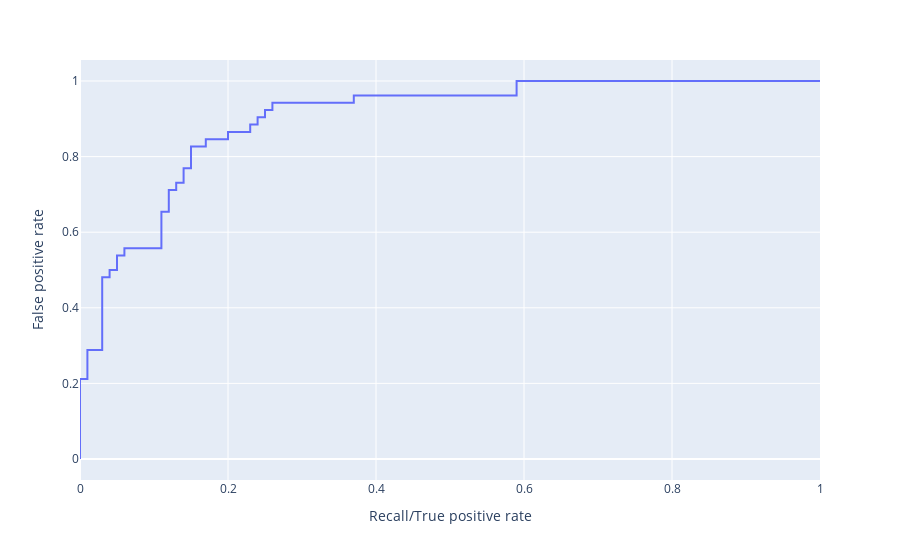

The notebook cell saved with this chart:
### Markdown cell above
Finally, let's create an ROC plot. 
To create the plot, we need predicted probabilities (for class `1`) as well as the ROC metrics using these probabilities and the true class labels:

- Set `probs` to with `std_clf` do `predict_proba` using
    - `in list splits get # 2` (this is Xtest)
- Set `rocMetrics` to with `metrics` do `roc_curve` using
    - `in list splits get # 4` (this is Ytest)
    - freestyle `probs[:,1]` (this is the positive class probabilities)
- Set `fig` to with `px` do `line` using
    - freestyle `x=rocMetrics[0]`
    - freestyle `y=rocMetrics[1]`
- with `fig` do `update_yaxes` using
    - freestyle `title_text="Recall/True positive rate"`
- with `fig` do `update_xaxes` using
    - freestyle `title_text="False positive rate"`
    
<!-- NOTE: Vasile had a nice AUC annotation on the plot, but I ran out of time to reverse engineer that -->

### Code cell
probs = std_clf.predict_proba(splits[1])
rocMetrics = metrics.roc_curve(splits[3],probs[:,1])
fig = px.line(x=rocMetrics[0],y=rocMetrics[1])

fig.update_xaxes(title_text="Recall/True positive rate")

fig.update_yaxes(title_text="False positive rate")

#<xml xmlns="https://developers.google.com/blockly/xml"><variables><variable id="M}t8Cm4jpy8CZc{YnXy3">probs</variable><variable id="`MlX9tv$x9^+8hq@.?!W">fig</variable><variable id="`P)`+jl|;h{.[r}{78q6">std_clf</variable><variable id=",,t`1|+/`aO88;3vt8ZU">rocMetrics</variable><variable id=")}+w@N9iB/j=:+PLkMv8">metrics</variable><variable id="_ut$e0PL4OMi4o1MXTpw">splits</variable><variable id="+yh,Zg{hON]zy6D~.rH#">px</variable></variables><block type="variables_set" id="NHw$/HH988vNLbZgn)CM" x="94" y="230"><field name="VAR" id="M}t8Cm4jpy8CZc{YnXy3">probs</field><value name="VALUE"><block type="varDoMethod" id="N}3ds6:i%0MtTA:(2im4"><mutation items="1"></mutation><field name="VAR" id="`P)`+jl|;h{.[r}{78q6">std_clf</field><field name="MEMBER">predict_proba</field><data>std_clf:predict_proba</data><value name="ADD0"><block type="lists_getIndex" id="@lpyN+:CEcPQ#Q:Svm|9"><mutation statement="false" at="true"></mutation><field name="MODE">GET</field><field name="WHERE">FROM_START</field><value name="VALUE"><block type="variables_get" id="ng))4fZyb@U1|eswo1}:"><field name="VAR" id="_ut$e0PL4OMi4o1MXTpw">splits</field></block></value><value name="AT"><block type="math_number" id="Lo)w=2LL|Tf-L/gkeTdT"><field name="NUM">2</field></block></value></block></value></block></value><next><block type="variables_set" id="{Vr0U7#CSHcH3$f7Rl=#"><field name="VAR" id=",,t`1|+/`aO88;3vt8ZU">rocMetrics</field><value name="VALUE"><block type="varDoMethod" id="+pRingA59-cS:SaGR]^n"><mutation items="2"></mutation><field name="VAR" id=")}+w@N9iB/j=:+PLkMv8">metrics</field><field name="MEMBER">roc_curve</field><data>metrics:roc_curve</data><value name="ADD0"><block type="lists_getIndex" id="Yv8tJGyfxa.|QTh-bL_Y"><mutation statement="false" at="true"></mutation><field name="MODE">GET</field><field name="WHERE">FROM_START</field><value name="VALUE"><block type="variables_get" id="~QyKj9E#G;~nY7J3uc$0"><field name="VAR" id="_ut$e0PL4OMi4o1MXTpw">splits</field></block></value><value name="AT"><block type="math_number" id="Rc{[92x!_;e1l+g1k^AB"><field name="NUM">4</field></block></value></block></value><value name="ADD1"><block type="dummyOutputCodeBlock" id="{L(J(W$PwP~9H]LUK*@]"><field name="CODE">probs[:,1]</field></block></value></block></value><next><block type="variables_set" id="W7h$qZ#)mw;q4W)C**!w"><field name="VAR" id="`MlX9tv$x9^+8hq@.?!W">fig</field><value name="VALUE"><block type="varDoMethod" id="d*+SSBe!w+*bArZa1U(l"><mutation items="2"></mutation><field name="VAR" id="+yh,Zg{hON]zy6D~.rH#">px</field><field name="MEMBER">line</field><data>px:line</data><value name="ADD0"><block type="dummyOutputCodeBlock" id="/Iun^UcDhcbGtutWOKyB"><field name="CODE">x=rocMetrics[0]</field></block></value><value name="ADD1"><block type="dummyOutputCodeBlock" id="v]1Ja$g*6M?LF+Z:pH*F"><field name="CODE">y=rocMetrics[1]</field></block></value></block></value></block></next></block></next></block><block type="varDoMethod" id="v~NlMMq%DCb3{5}5G@?t" x="101" y="470"><mutation items="1"></mutation><field name="VAR" id="`MlX9tv$x9^+8hq@.?!W">fig</field><field name="MEMBER">update_xaxes</field><data>fig:update_xaxes</data><value name="ADD0"><block type="dummyOutputCodeBlock" id="7C}@6O_#_O#ZulVd:PeB"><field name="CODE">title_text="Recall/True positive rate"</field></block></value></block><block type="varDoMethod" id="Y|Ib1~OM#=$;;ebWSDuL" x="129" y="525"><mutation items="1"></mutation><field name="VAR" id="`MlX9tv$x9^+8hq@.?!W">fig</field><field name="MEMBER">update_yaxes</field><data>fig:update_yaxes</data><value name="ADD0"><block type="dummyOutputCodeBlock" id="-6j{q$_3dO.%,Ur65dAq"><field name="CODE">title_text="False positive rate"</field></block></value></block></xml>

### Figure 1 — Plotly figure (JSON) as saved in the notebook; plotly's stock layout.template omitted (floating-point values rounded to 4 significant figures)
{"data": [{"hovertemplate": "x=%{x}<br>y=%{y}<extra></extra>", "legendgroup": "", "line": {"color": "#636efa", "dash": "solid"}, "marker": {"symbol": "circle"}, "mode": "lines", "name": "", "orientation": "v", "showlegend": false, "type": "scatter", "x": [0.0, 0.0, 0.0, 0.01, 0.01, 0.03, 0.03, 0.04, 0.04, 0.05, 0.05, 0.06, 0.06, 0.11, 0.11, 0.12, 0.12, 0.13, 0.13, 0.14, 0.14, 0.15, 0.15, 0.17, 0.17, 0.2, 0.2, 0.23, 0.23, 0.24, 0.24, 0.25, 0.25, 0.26, 0.26, 0.37, 0.37, 0.59, 0.59, 1.0], "xaxis": "x", "y": [0.0, 0.01923, 0.2115, 0.2115, 0.2885, 0.2885, 0.4808, 0.4808, 0.5, 0.5, 0.5385, 0.5385, 0.5577, 0.5577, 0.6538, 0.6538, 0.7115, 0.7115, 0.7308, 0.7308, 0.7692, 0.7692, 0.8269, 0.8269, 0.8462, 0.8462, 0.8654, 0.8654, 0.8846, 0.8846, 0.9038, 0.9038, 0.9231, 0.9231, 0.9423, 0.9423, 0.9615, 0.9615, 1.0, 1.0], "yaxis": "y"}], "layout": {"legend": {"tracegroupgap": 0}, "margin": {"t": 60}, "xaxis": {"anchor": "y", "domain": [0, 1], "title": {"text": "Recall/True positive rate"}}, "yaxis": {"anchor": "x", "domain": [0, 1], "title": {"text": "False positive rate"}}}}
